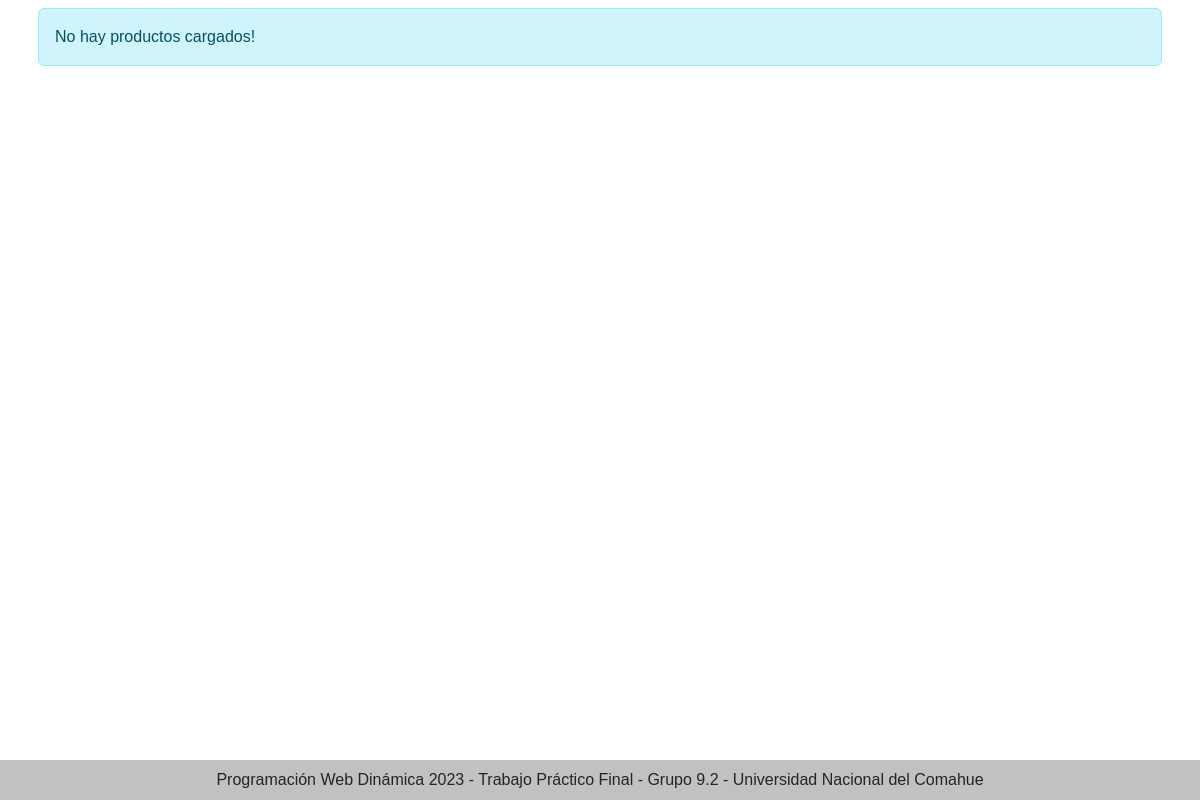
The page /Vista/private/deposito/productos.php (signed in) on the database as committed earlier.
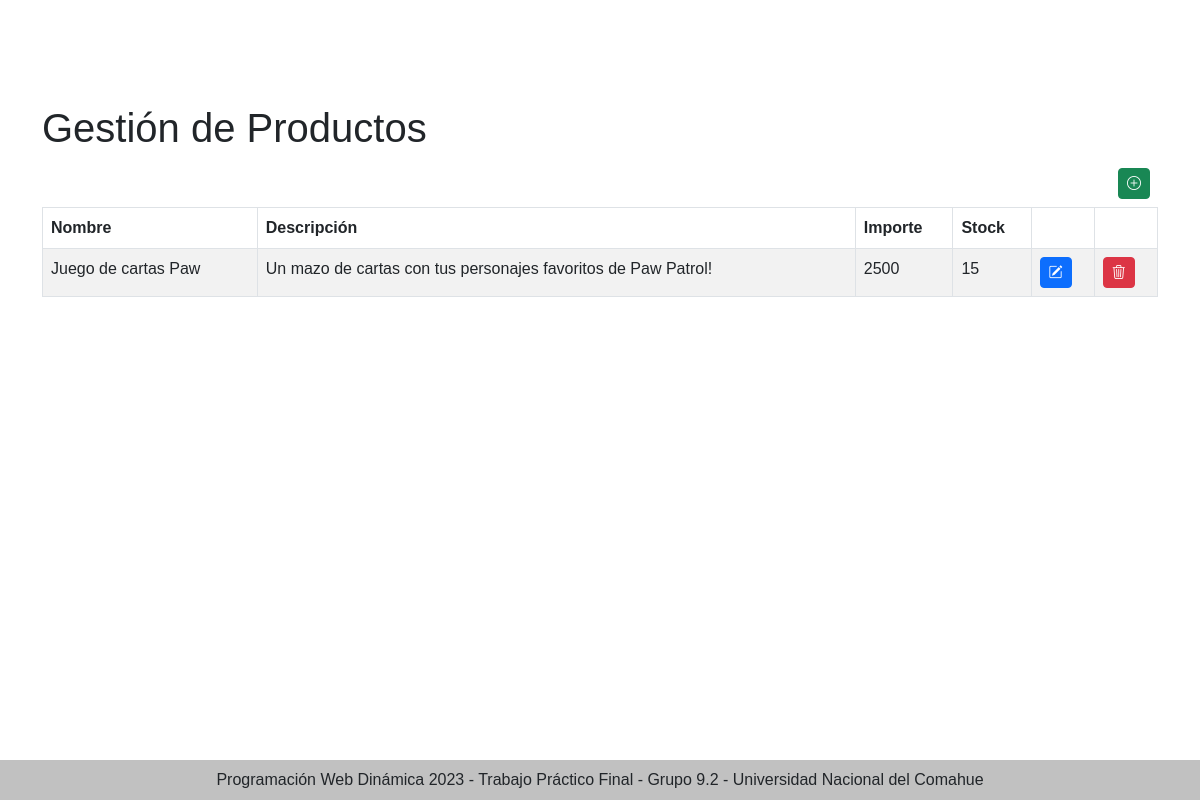
The same page on the database as committed later.
### tables this page shows
CREATE TABLE `producto` (
  `idproducto` bigint(20) NOT NULL,
  `pronombre` varchar(20) NOT NULL,
  `prodetalle` varchar(512) NOT NULL,
  `procantstock` int(11) NOT NULL,
  `proimporte` int(11) NOT NULL
);

### util/funciones.php (called while the page is built, shortened)
<?php
spl_autoload_register(function($class_name) {
    $directorys = array(
        $GLOBALS['ROOT'].'Modelo/',
        $GLOBALS['ROOT'].'Modelo/conector/',
        $GLOBALS['ROOT'].'Control/',
        $GLOBALS['ROOT'].'util/',
        $GLOBALS['ROOT'].'Test/',
    );
}
);
?>

### Modelo/Producto.php (called while the page is built, shortened)
<?php
class Producto {
    private $idproducto;
    private $pronombre;
    private $prodetalle;
    private $procantstock;
    private $proimporte;
    public function __construct(){
        $this->idproducto="";
        $this->pronombre="";
        $this->prodetalle="";
        $this->procantstock="";
        $this->proimporte="";
    }
    public function getIdproducto(){
        return $this->idproducto;
    }
    public function getPronombre(){
        return $this->pronombre;
    }
    public function getProdetalle(){
        return $this->prodetalle;
    }
    public function getProcantstock(){
        return $this->procantstock;
    }
    public function getProimporte(){
        return $this->proimporte;
    }
    public function setIdproducto($valor){
        $this->idproducto = $valor;
    }
    public function setPronombre($valor){
        $this->pronombre = $valor;
    }
    public function setProdetalle($valor){
        $this->prodetalle = $valor;
    }
    public function setProcantstock($valor){
        $this->procantstock = $valor;
    }
    public function setProimporte($valor){
        $this->proimporte= $valor;
    }
    public static function listar($parametro=""){
        $arreglo = array();
        $base=new BaseDatos();
        $sql="SELECT * FROM producto ";
        if ($parametro!="") {
            $sql.='WHERE '.$parametro;
        }
        $res = $base->Ejecutar($sql);
        if($res>-1){
            if($res>0){
                while ($row = $base->Registro()){
                    $obj = new Producto();
                    $obj->setear($row['idproducto'], $row['pronombre'], $row['prodetalle'], $row['procantstock'],null,$row['proimporte']);
                    array_push($arreglo, $obj);
                }
            }
        } else {
        }
        return $arreglo;
    }
}

### Modelo/conector/BaseDatos.php (called while the page is built, shortened)
<?php
class BaseDatos extends PDO {
  	private $indice;
  	private $resultado;
    public function __construct(){
        $this->indice =0;
    }
    public function setSQL($e){
        return "\n".$this->sql = $e;
    }
    public function Ejecutar($sql){
        if ( stristr($sql,"select")){
            $resp =  $this->EjecutarSelect($sql);
        }
        return $resp;
   }
   private function EjecutarSelect($sql){
       $cant = -1;
       $resultado=parent::query($sql);
       if(!$resultado){
           $this->analizarDebug();
       }else {
          $arregloResult = $resultado->fetchAll();
          $cant = count($arregloResult);
       }
       return $cant;
   }
   public function Registro() {
       $filaActual = false;
       $indiceActual = $this->getIndice();
       if ($indiceActual>=0) {
           $filas = $this->getResultado();
           if($indiceActual<count($filas)){
               $filaActual =  $filas[$indiceActual];
           }else {
               $this->setIndice(-1);
           }
       }
       return $filaActual;
   }
   private function setIndice ($valor){
       $this->indice = $valor;
   }
   private function getIndice (){
       return $this->indice;
   }
   private function setResultado($valor){
       $this->resultado = $valor;
   }
   private function getResultado(){
      return $this->resultado;
   }
}

### Control/AbmProducto.php (called while the page is built, shortened)
<?php
class AbmProducto {
    public function buscar($param){
        $where = " true ";
        $arreglo = Producto::listar($where);
        return $arreglo;
    }
}
?>

### Vista/private/deposito/productos.php (the view, shortened to what this page needs)
<?php
include_once("../../Estructura/head.php");
$objProductos = new AbmProducto();
$listaProductos = $objProductos->buscar(null);
if (count($listaProductos) > 0) {
?>
<div class="container mt-5">
        <h1 style="margin-top: 5%;">Gestión de Productos</h1>
        <a href='' class='btn btn-success btn-sm' style="float: right;margin: 8px;"><i class='bi bi-plus-circle'></i></a></p>
        <table class="table table-striped table-bordered">
            <thead class="thead-dark">
                <tr>
                    <th scope="col">Nombre</th>
                    <th scope="col">Descripción</th>
                    <th scope="col">Importe</th>
                    <th scope="col">Stock</th>
                    <th scope="col"></th>
                    <th scope="col"></th>
                </tr>
            </thead>
            <tbody>
                <?php
                foreach ($listaProductos as $producto) {
                    echo "<tr>";
                    echo "<td>".$producto->getPronombre()."</td>";
                    echo "<td>".$producto->getProdetalle()."</td>";
                    echo "<td>".$producto->getProimporte()."</td>";
                    echo "<td>".$producto->getProcantstock()."</td>";
                    echo "<td><a href='actualizar_usuario.php?id=".$producto->getIdproducto()."' class='btn btn-primary btn-sm'><i class='bi bi-pencil-square'></i></a></td>";
                    echo "<td><a href='eliminar_usuario.php?id=".$producto->getIdproducto()."' class='btn btn-danger btn-sm'><i class='bi bi-trash3'></i></a></td>";
                    echo "</tr>";
                }
                ?>
            </tbody>
        </table>
    </div>
    <?php } else {
    ?>
        <div class="container p-2">
            <div class="alert alert-info" role="alert">
                No hay productos cargados!
            </div>
        </div>
<?php
    }
include_once(ROOT_PATH."Vista/estructura/footer.php");
?>

### Vista/Estructura/head.php (shortened to what this page needs)
<!DOCTYPE html>
<html lang="es">
<head>
  <?php
    include_once ("links.php");
  ?>
    <body class="">

### Vista/Estructura/links.php (shortened to what this page needs)
<link rel="stylesheet" href="<?php echo BASE_URL ?>Vista/css/bootstrap-5.3.1-dist/css/bootstrap.min.css">
<link rel="stylesheet" href="<?php echo BASE_URL ?>Vista/css/bootstrap-icons-1.10.5/font/bootstrap-icons.css">
<link rel="stylesheet" href="<?php echo BASE_URL ?>Vista/css/estilos.css">
<link rel="stylesheet" href="<?php echo BASE_URL ?>Vista/css/animacion_logo.css">
</head>

### Vista/Estructura/footer.php (shortened to what this page needs)
<footer class=" text-center text-white" >
  <div class="text-center text-dark p-2" ">
    Programación Web Dinámica 2023 - Trabajo Práctico Final - Grupo 9.2 - Universidad Nacional del Comahue
  </div>
</footer>
</body>
</html>

### Vista/css/estilos.css (style rules this page uses)
html { height: 100%; }
body { display: flex; flex-direction: column; min-height: 100%; margin: 0; padding: 0; font-family: sans-serif; scrollbar-width: none; }
footer { margin-top: auto; background-color: #f1f1f1; }
footer div { background-color: rgba(0, 0, 0, 0.2); }

Rows that differ between the two databases and show on the page:
added producto: pronombre "Juego de cartas Paw", prodetalle "Un mazo de cartas con tus personajes favoritos de Paw Patrol!", proimporte "2500", procantstock "15"
Other text that changed with them:
text no longer shown: "No hay productos cargados!"
text now shown: "Gestión de Productos Nombre Descripción Importe Stock"
